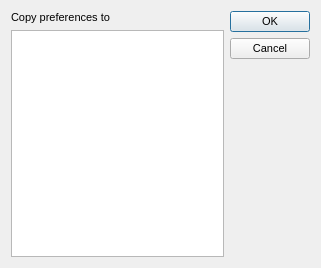
<?xml version="1.0" encoding="UTF-8"?>
<ui version="4.0">
 <class>UserPreferencesCopyDlg</class>
 <widget class="QDialog" name="UserPreferencesCopyDlg">
  <property name="geometry">
   <rect>
    <x>0</x>
    <y>0</y>
    <width>321</width>
    <height>268</height>
   </rect>
  </property>
  <property name="font">
   <font>
    <pointsize>8</pointsize>
   </font>
  </property>
  <property name="windowTitle">
   <string>Dialog</string>
  </property>
  <layout class="QHBoxLayout" name="horizontalLayout">
   <item>
    <layout class="QVBoxLayout" name="verticalLayout">
     <item>
      <widget class="QLabel" name="label">
       <property name="text">
        <string>Copy preferences to</string>
       </property>
      </widget>
     </item>
     <item>
      <widget class="QListWidget" name="listWidget"/>
     </item>
    </layout>
   </item>
   <item>
    <widget class="QDialogButtonBox" name="buttonBox">
     <property name="orientation">
      <enum>Qt::Vertical</enum>
     </property>
     <property name="standardButtons">
      <set>QDialogButtonBox::Cancel|QDialogButtonBox::Ok</set>
     </property>
    </widget>
   </item>
  </layout>
 </widget>
 <resources/>
 <connections>
  <connection>
   <sender>buttonBox</sender>
   <signal>accepted()</signal>
   <receiver>UserPreferencesCopyDlg</receiver>
   <slot>accept()</slot>
   <hints>
    <hint type="sourcelabel">
     <x>248</x>
     <y>254</y>
    </hint>
    <hint type="destinationlabel">
     <x>157</x>
     <y>274</y>
    </hint>
   </hints>
  </connection>
  <connection>
   <sender>buttonBox</sender>
   <signal>rejected()</signal>
   <receiver>UserPreferencesCopyDlg</receiver>
   <slot>reject()</slot>
   <hints>
    <hint type="sourcelabel">
     <x>316</x>
     <y>260</y>
    </hint>
    <hint type="destinationlabel">
     <x>286</x>
     <y>274</y>
    </hint>
   </hints>
  </connection>
 </connections>
</ui>
